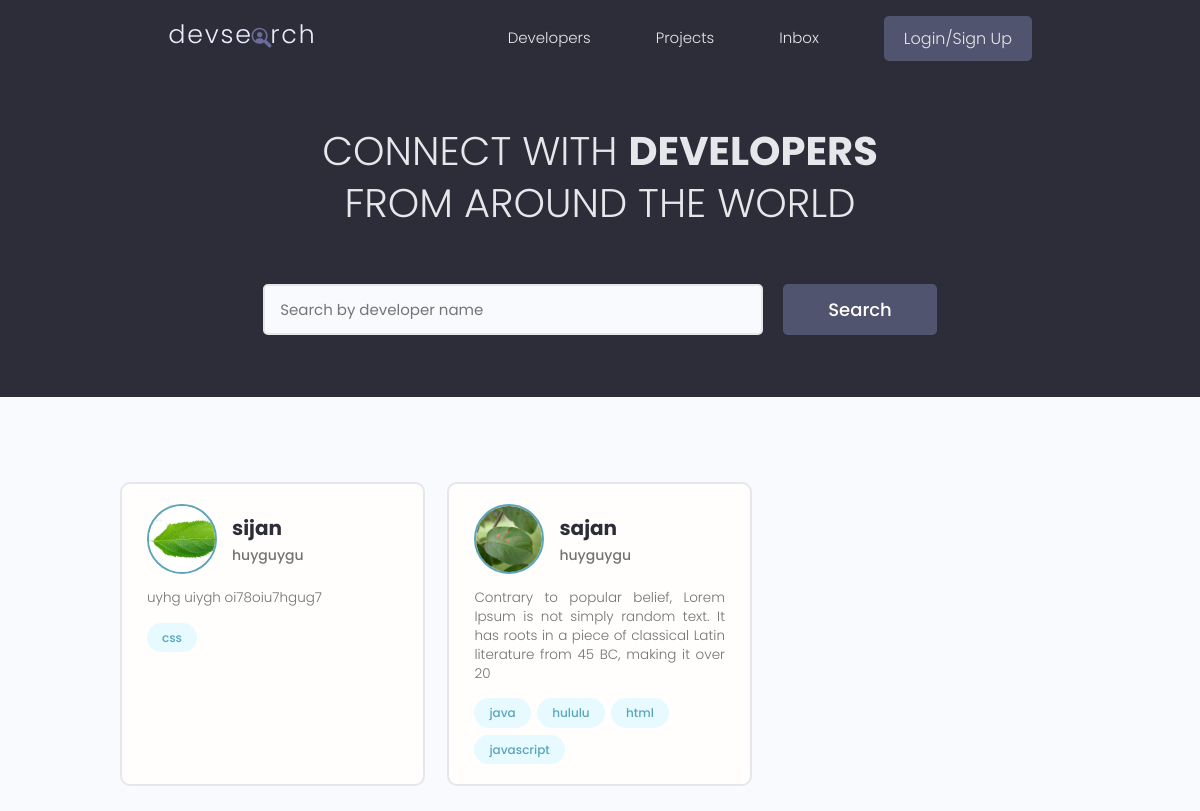
The page / on the database its author committed.
### users/models.py (models this page shows, shortened)
class Profile(models.Model):
    user = models.OneToOneField(User, on_delete = models.CASCADE, null = True, blank = True)
    name = models.CharField(max_length = 200, blank = True, null = True)
    username = models.CharField(max_length = 200, blank = True, null = True)
    location = models.CharField(max_length=200, blank = True, null = True)
    email = models.EmailField(max_length = 500, blank = True, null = True)
    short_intro = models.CharField(max_length = 200, blank = True, null = True)
    bio = models.TextField(blank = True, null = True)
    profile_image = models.ImageField(null = True, blank = True, upload_to = 'profiles/', default = "profiles/user-default.png" )
    social_github = models.CharField(max_length = 200, blank = True, null = True)
    social_website = models.CharField(max_length = 200, blank = True, null = True)
    created = models.DateField(auto_now_add = True)
    id = models.UUIDField(default = uuid.uuid4, unique = True, primary_key= True,
                                        editable= False  )

class Skill(models.Model):
    owner = models.ForeignKey(Profile,on_delete= models.CASCADE, null = True, blank = True )
    name = models.CharField(max_length = 200, blank = True, null = True)
    description = models.TextField(null = True, blank = True)
    created = models.DateTimeField(null = True, blank = True)
    id = models.UUIDField(default = uuid.uuid4, unique = True, primary_key = True, editable = False)
    def __str__(self):
        return str(self.name)

### users/views.py (the view)
# urls.py: path('', views.profiles, name = "profiles"),
def profiles(request):
    profiles = Profile.objects.all()
    context = {'profiles' : profiles }
    return render(request, 'users/profiles.html', context)

### users/templates/users/profiles.html (shortened to what this page needs)
{%extends 'main.html'%}
{% block content%}
  <main class="home">
    <section class="hero-section text-center">
      <div class="container container--narrow">
        <div class="hero-section__box">
          <h2>CONNECT WITH <span>DEVELOPERS</span></h2>
          <h2>FROM AROUND THE WORLD</h2>
        </div>
        <div class="hero-section__search">
          <form class="form" action="#" method="get">
            <div class="form__field">
              <input class="input input--text" id="formInput#search" type="text" name="text"
                placeholder="Search by developer name" />
            </div>
            <input class="btn btn--sub btn--lg" type="submit" value="Search" />
          </form>
        </div>
      </div>
    </section>
    <section class="devlist">
      <div class="container">
        <div class="grid grid--three">
        {% for profile in profiles%}
          <div class="column card">
            <div class="dev">
              <a href="{% url 'userProfile' profile.id %}" class="card__body">
                <div class="dev__profile">
                  <img class="avatar avatar--md" src="{{ profile.profile_image.url}}" alt="image" />
                  <div class="dev__meta">
                    <h3>{{profile.name}}</h3>
                    <h5>{{profile.short_intro}}</h5>
                  </div>
                </div>
                <p class="dev__info">
                    {{profile.bio|slice:"150"}}
                </p>
                <div class="dev__skills">
                {% for skill in profile.skill_set.all %}
                  <span class="tag tag--pill tag--main">
                    <small>{{skill}}</small>
                  </span>
                {% endfor %}
                </div>
              </a>
            </div>
          </div>
        {% endfor %}
    </section>
  </main>
{%endblock content%}

### static/styles/app.css (style rules this page uses)
:root { --color-sub: #2d2d39; }
.btn--sub { background-color: var(--color-sub-light); }
.card { border: 2px solid var(--color-light); }
img { width: 100%; }
.hero-section { height: 40vh; display: flex; align-items: center; background-color: var(--color-sub); }
.hero-section__box { margin-bottom: 4rem; }
.hero-section__box > h2, .hero-section__box > h2 > span { font-size: 4rem; color: var(--color-light); line-height: 1.3; text-transform: uppercase; }
.hero-section__box > h2 { font-weight: 300; }
.hero-section__box > h2 > span { font-weight: 700; }
.hero-section__search > .form { display: flex; align-items: center; justify-content: center; gap: 2rem; }
.hero-section__search > .form input.input--text { width: 50rem; }
.devlist { margin-top: 8rem; }
.devlist .grid { align-items: stretch; }
.devlist .dev .dev__profile { display: flex; align-items: center; gap: 1.5rem; }
.devlist .dev .dev__meta h3 { color: var(--color-sub); font-size: 2rem; font-weight: 700; }
.devlist .dev .dev__meta h5 { color: var(--color-text); font-size: 1.4rem; font-weight: 500; }
.devlist .dev .dev__info { margin: 1.5rem 0; font-size: 1.35rem; line-height: 1.4; text-align: justify; }

### static/uikit/styles/modules/_variables.css (style rules this page uses)
:root { --color-main: #5aa5b9; --color-main-light: #e6faff; --color-sub: #3f4156; --color-sub-light: #51546e; --color-sub-lighter: #ededfd; --color-text: #737373; --color-gray: #8b8b8b; --color-light: #e5e7eb; --color-light-gray: #767676; --color-bg: #f8fafd; --color-white: #fffefd; --color-white-light: #f3f3f3; --color-success: #359e64; --color-success-bg: #def8e8; --color-error: #fc4b0b; --color-error-bg: #fff2ee; --font-base: 'Poppins', arial, helvetica, 'Segoe UI', roboto, ubuntu, sans-serif; --font-monospace: 'Fira Code', 'Courier New', courier, monospace; --font-regular: 300; --font-medium: 500; --font-bold: 700; --generic-shadow: 1px 1px 5px #00000010; --generic-transition: all 0.3s ease-in-out; }

### static/uikit/styles/modules/_base.css (style rules this page uses)
* { margin: 0; padding: 0; box-sizing: border-box; text-rendering: optimizeLegibility; color: inherit; font-size: inherit; }
html { font-size: 50%; }
@media only screen and (min-width: 480px) { html { font-size: 56.25%; } }
@media only screen and (min-width: 1200px) { html { font-size: 62.5%; } }
body { line-height: 1.6; font-weight: 400; font-size: 1.5rem; color: var(--color-text); background-color: var(--color-bg); min-height: 100vh; }

### static/uikit/styles/modules/_typography.css (style rules this page uses)
* { font-family: var(--font-base); }
h2 { font-size: 3.6rem; font-weight: var(--font-bold); }
h3 { font-size: 3.2rem; font-weight: var(--font-medium); }
h5 { font-size: 2.4rem; font-weight: var(--font-medium); }
h5, h6 { font-weight: var(--font-regular); }
p, span, strong { font-size: 1.6rem; color: var(--color-text); font-weight: var(--font-regular); }
a { padding-bottom: 2px; text-decoration: none; display: inline-block; color: var(--color-main); font-weight: var(--font-medium); }

### static/uikit/styles/modules/_utilities.css (style rules this page uses)
.container { width: 92%; max-width: 165rem; margin: 0 auto; box-sizing: border-box; }
.container--narrow { width: 92%; max-width: 120rem; }
@media screen and (min-width: 1000px) { .container { width: 90%; } }
@media screen and (min-width: 1000px) { .container--narrow { width: 85%; } }
@media screen and (min-width: 1200px) { .container { width: 80%; } }
@media screen and (min-width: 1200px) { .container--narrow { width: 72%; } }
.text-center { text-align: center; }

### static/uikit/styles/modules/_avatar.css (style rules this page uses)
.avatar { border-radius: 50%; border: 2px solid var(--color-main); object-fit: cover; }
.avatar--md { height: 7rem; width: 7rem; }

### static/uikit/styles/modules/_button.css (style rules this page uses)
.btn { display: inline-block; position: relative; cursor: pointer; background-color: var(--color-light); font-weight: var(--font-medium); color: var(--color-sub); text-decoration: none; padding: 1rem 2rem; border-radius: 0.5rem; border: none; width: -webkit-fit-content; width: -moz-fit-content; width: fit-content; height: -webkit-fit-content; height: -moz-fit-content; height: fit-content; font-size: 1.6rem; outline-width: 0; outline-color: transparent; -webkit-backface-visibility: hidden; backface-visibility: hidden; transition: all 0.3s ease-in-out; }
.btn--sub { background-color: var(--color-sub); color: var(--color-white); }
.btn--lg { font-size: 1.8rem; padding: 1.2rem 4.5rem; }

### static/uikit/styles/modules/_card.css (style rules this page uses)
.card { border-radius: 1rem; background-color: var(--color-white); border: 1.5px solid var(--color-light); width: auto; height: auto; margin-top: 0.5rem; margin-bottom: 0.5rem; overflow: hidden; }
.card__body, .card__header { padding: 2rem 2.5rem; }

### rows shown on the page
Profile: profile_image (picture), name "sijan", short_intro "huyguygu", bio "uyhg uiygh oi78oiu7hgug7"
Skill: name "css"
Profile: profile_image (picture), name "sajan", short_intro "huyguygu", bio "Contrary to popular belief, Lorem Ipsum is not simply random text. It has roots in a piece of classical Latin literature from 45 BC, making it over 20"
Skill: name "java"
Skill: name "hululu"
Skill: name "html"
Skill: name "javascript"
